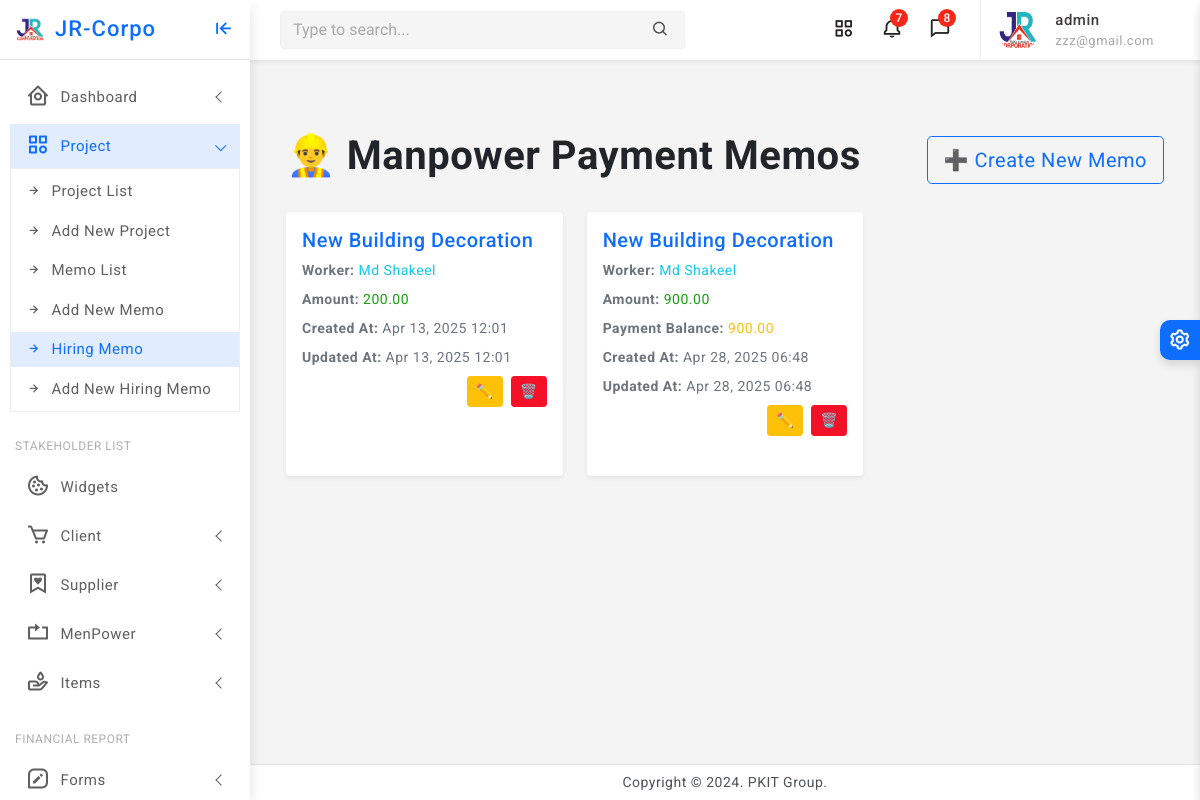
/manpower-memos/ (signed in), run on an earlier commit of the app's database.
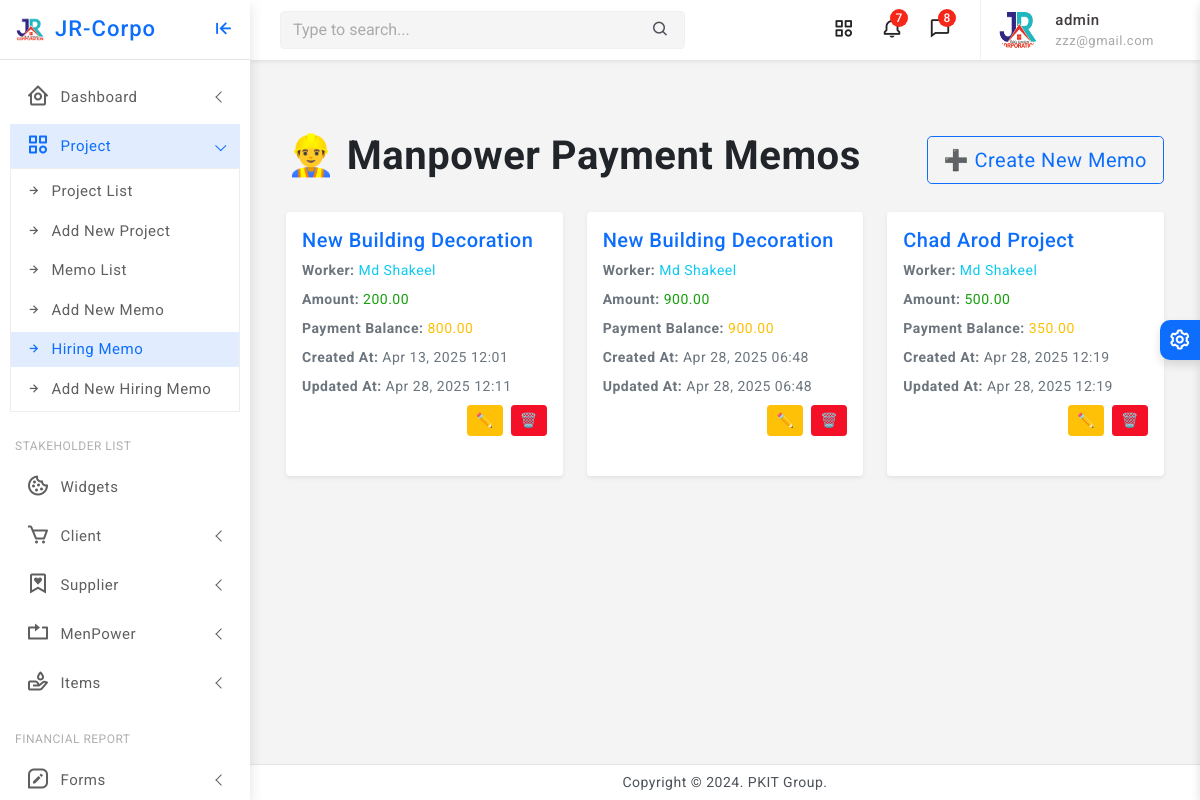
And on a later commit of the database.
### core/models.py (models this page shows, shortened)
class ManpowerMemo(models.Model):
    project = models.ForeignKey(Project, on_delete=models.CASCADE, related_name='manpower_memos')
    worker = models.ForeignKey(MenPower, on_delete=models.CASCADE, related_name='memos')
    amount = models.DecimalField(max_digits=12, decimal_places=2)
    payment_balance = models.DecimalField(max_digits=12, decimal_places=2, null=True, blank=True)
    created_at = models.DateTimeField(auto_now_add=True)
    updated_at = models.DateTimeField(auto_now=True)

class Project(models.Model):
    company = models.ForeignKey(Company, on_delete=models.CASCADE, related_name='projects')
    name = models.CharField(max_length=255)
    location = models.CharField(max_length=255)
    approximate_bill = models.DecimalField(max_digits=12, decimal_places=2)
    current_cost = models.DecimalField(max_digits=12, decimal_places=2, null=True, blank=True)
    final_bill = models.DecimalField(max_digits=12, decimal_places=2, null=True, blank=True)
    current_paid = models.DecimalField(max_digits=12, decimal_places=2, null=True, blank=True)
    created_at = models.DateTimeField(auto_now_add=True)
    updated_at = models.DateTimeField(auto_now=True)

class Organization(models.Model):
    name = models.CharField(max_length=255, unique=True)
    location = models.CharField(max_length=255)
    phone = models.CharField(max_length=20)
    logo = models.ImageField(upload_to='media/logos/', blank=True, null=True)
    created_at = models.DateTimeField(auto_now_add=True)
    updated_at = models.DateTimeField(auto_now=True)
    class Meta:
        abstract = True

class MenPower(Organization):
    pass

### core/views.py (the view)
# urls.py: path('manpower-memos/', views.manpowermemo_list, name='manpowermemo_list'),
@staff_required
def manpowermemo_list(request):
    manpower_memos = ManpowerMemo.objects.all()
    return render(request, 'hiring/manpowermemo_list.html', {'manpower_memos': manpower_memos})

### core/views.py (called while the page is built)
def staff_required(view_func):
    return user_passes_test(lambda u: u.is_authenticated and u.is_staff)(view_func)

### core/templates/hiring/manpowermemo_list.html
{% extends 'partials/base0.html' %}
{% block content %}
{% load static %}
<div class="container py-5">
    <div class="d-flex justify-content-between align-items-center mb-4">
        <h1 class="text-dark fw-bold">👷‍♂️ Manpower Payment Memos</h1>
        <a href="{% url 'manpowermemo_create' %}" class="btn btn-outline-primary btn-lg">
            ➕ Create New Memo
        </a>
    </div>
    {% if manpower_memos %}
        <div class="row g-4">
            {% for manpower_memo in manpower_memos %}
                <div class="col-md-6 col-lg-4">
                    <div class="card shadow-sm border-0 h-100">
                        <div class="card-body">
                            <h5 class="card-title text-primary">{{ manpower_memo.project.name }}</h5>
                            <p class="card-text mb-2">
                                <strong class="text-muted">Worker:</strong> <span class="text-info">{{ manpower_memo.worker.name }}</span>
                            </p>
                            <p class="card-text mb-2">
                                <strong class="text-muted">Amount:</strong> <span class="text-success">{{ manpower_memo.amount }}</span>
                            </p>
                            {% if manpower_memo.payment_balance %}
                                <p class="card-text mb-2">
                                    <strong class="text-muted">Payment Balance:</strong> <span class="text-warning">{{ manpower_memo.payment_balance }}</span>
                                </p>
                            {% endif %}
                            <p class="card-text mb-2">
                                <strong class="text-muted">Created At:</strong> <span class="text-secondary">{{ manpower_memo.created_at|date:"M d, Y H:i" }}</span>
                            </p>
                            <p class="card-text mb-2">
                                <strong class="text-muted">Updated At:</strong> <span class="text-secondary">{{ manpower_memo.updated_at|date:"M d, Y H:i" }}</span>
                            </p>
                            <div class="d-flex justify-content-end">
                                <a href="{% url 'manpowermemo_update' manpower_memo.pk %}" class="btn btn-sm btn-warning me-2" title="Edit">✏️</a>
                                <a href="{% url 'manpowermemo_delete' manpower_memo.pk %}" class="btn btn-sm btn-danger" title="Delete">🗑️</a>
                            </div>
                        </div>
                    </div>
                </div>
            {% endfor %}
        </div>
    {% else %}
        <div class="alert alert-info text-center mt-5" role="alert">
            📄 No manpower memos found. Create one now!
        </div>
    {% endif %}
</div>
{% endblock %}

### templates/partials/base0.html (shortened to what this page needs)
<!doctype html>
<html lang="en">
{% load static %}
<head>
	<link href="{% static 'assets/plugins/vectormap/jquery-jvectormap-2.0.2.css' %}" rel="stylesheet"/>
	<link href="{% static 'assets/plugins/simplebar/css/simplebar.css' %}" rel="stylesheet" />
	<link href="{% static 'assets/plugins/perfect-scrollbar/css/perfect-scrollbar.css' %}" rel="stylesheet" />
	<link href="{% static 'assets/plugins/metismenu/css/metisMenu.min.css' %}" rel="stylesheet" />
	<link href="{% static 'assets/css/pace.min.css' %}" rel="stylesheet" />
	<link href="{% static 'assets/css/bootstrap.min.css' %}" rel="stylesheet">
	<link href="{% static 'assets/css/app.css' %}" rel="stylesheet">
	<link href="{% static 'assets/css/icons.css' %}" rel="stylesheet">
	<link rel="stylesheet" href="{% static 'assets/css/dark-theme.css' %}" />
	<link rel="stylesheet" href="{% static 'assets/css/semi-dark.css' %}" />
	<link rel="stylesheet" href="{% static 'assets/css/header-colors.css' %}" />
		<link rel="stylesheet" href="https://use.fontawesome.com/releases/v5.15.2/css/all.css"
>
</head>
<body>
	<div class="wrapper">
		<div class="sidebar-wrapper" data-simplebar="true">
			<div class="sidebar-header">
				<div>
					<img src="{% static 'assets/images/jr.png' %} " class="logo-icon" alt="logo icon">
				</div>
				<div>
					<h4 class="logo-text">JR-Corpo</h4>
				</div>
				<div class="toggle-icon ms-auto"><i class='bx bx-arrow-to-left'></i>
				</div>
			</div>
			<ul class="metismenu" id="menu">
				<li>
					<a href="javascript:;" class="has-arrow">
						<div class="parent-icon"><i class='bx bx-home-circle'></i>
						</div>
						<div class="menu-title">Dashboard</div>
					</a>
				</li>
				<li>
					<a href="javascript:;" class="has-arrow">
						<div class="parent-icon"><i class="bx bx-category"></i>
						</div>
						<div class="menu-title">Project</div>
					</a>
					<ul>
						<li> <a href="{% url 'project_list' %}"><i class="bx bx-right-arrow-alt"></i>Project List</a>
						</li>
						<li> <a href="{% url 'project_create' %}"><i class="bx bx-right-arrow-alt"></i>Add New Project</a>
						</li>
						<li> <a href="{% url 'memo_list' %}"><i class="bx bx-right-arrow-alt"></i>Memo List</a>
						</li>
						<li> <a href="{% url 'memo_create' %}"><i class="bx bx-right-arrow-alt"></i>Add New Memo</a>
						</li>
						<li> <a href="{% url 'manpowermemo_list' %}"><i class="bx bx-right-arrow-alt"></i>Hiring Memo</a>
						</li>
						<li> <a href="{% url 'manpowermemo_create' %}"><i class="bx bx-right-arrow-alt"></i>Add New Hiring Memo</a>
						</li>
					</ul>
				</li>
				<li class="menu-label">Stakeholder List</li>
				<li>
					<a href="widgets.html">
						<div class="parent-icon"><i class='bx bx-cookie'></i>
						</div>
						<div class="menu-title">Widgets</div>
					</a>
				</li>
				<li>
					<a href="javascript:;" class="has-arrow">
						<div class="parent-icon"><i class='bx bx-cart'></i>
						</div>
						<div class="menu-title"> Client </div>
					</a>
				</li>
				<li>
					<a class="has-arrow" href="javascript:;">
						<div class="parent-icon"><i class='bx bx-bookmark-heart'></i>
						</div>
						<div class="menu-title">Supplier</div>
					</a>
				</li>
				<li>
					<a class="has-arrow" href="javascript:;">
						<div class="parent-icon"><i class="bx bx-repeat"></i>
						</div>
						<div class="menu-title">MenPower</div>
					</a>
				</li>
				<li>
					<a class="has-arrow" href="javascript:;">
						<div class="parent-icon"> <i class="bx bx-donate-blood"></i>
						</div>
						<div class="menu-title">Items</div>
					</a>
				</li>
				<li class="menu-label">Financial Report</li>
				<li>
					<a class="has-arrow" href="javascript:;">
						<div class="parent-icon"><i class='bx bx-message-square-edit'></i>
						</div>
						<div class="menu-title">Forms</div>
					</a>
				</li>
			</ul>
		</div>
	<header>
			<div class="topbar d-flex align-items-center">
				<nav class="navbar navbar-expand">
					<div class="search-bar flex-grow-1">
						<div class="position-relative search-bar-box">
							<input type="text" class="form-control search-control" placeholder="Type to search..."> <span class="position-absolute top-50 search-show translate-middle-y"><i class='bx bx-search'></i></span>
						</div>
					</div>
					<div class="top-menu ms-auto">
						<ul class="navbar-nav align-items-center">
							<li class="nav-item dropdown dropdown-large">
								<a class="nav-link dropdown-toggle dropdown-toggle-nocaret" href="#" role="button" data-bs-toggle="dropdown" aria-expanded="false">	<i class='bx bx-category'></i>
								</a>
							</li>
							<li class="nav-item dropdown dropdown-large">
								<a class="nav-link dropdown-toggle dropdown-toggle-nocaret position-relative" href="#" role="button" data-bs-toggle="dropdown" aria-expanded="false"> <span class="alert-count">7</span>
									<i class='bx bx-bell'></i>
								</a>
							</li>
							<li class="nav-item dropdown dropdown-large">
								<a class="nav-link dropdown-toggle dropdown-toggle-nocaret position-relative" href="#" role="button" data-bs-toggle="dropdown" aria-expanded="false"> <span class="alert-count">8</span>
									<i class='bx bx-comment'></i>
								</a>
							</li>
						</ul>
					</div>
					<div class="user-box dropdown">
						<a class="d-flex align-items-center nav-link dropdown-toggle dropdown-toggle-nocaret" href="#" role="button" data-bs-toggle="dropdown" aria-expanded="false">
							<img src="{% static 'assets/images/jr.png' %}" class="user-img" alt="user avatar">
							<div class="user-info ps-3">
								<p class="user-name mb-0">{{ user.username }}</p>
								<p class="designattion mb-0">{{ user.email }}</p>
							</div>
						</a>
					</div>
				</nav>
			</div>
	</header>
		<div class="page-wrapper">
			<div class="page-content">
				{% block content %}
				{% endblock %}
			</div>
		</div>
		<footer class="page-footer">
			<p class="mb-0">Copyright © 2024. PKIT Group.</p>
		</footer>
	</div>
	<div class="switcher-wrapper">
		<div class="switcher-btn"> <i class='bx bx-cog bx-spin'></i>
		</div>
	</div>
</body>
</html>

What changed in the data, as far as the page shows it:
changed ManpowerMemo: payment_balance (not shown) → "800.00"; updated_at "Apr 13, 2025 12:01" → "Apr 28, 2025 12:11"
added ManpowerMemo: project.name "Chad Arod Project", worker.name "Md Shakeel", amount "500.00", payment_balance "350.00", created_at "Apr 28, 2025 12:19", updated_at "Apr 28, 2025 12:19"
